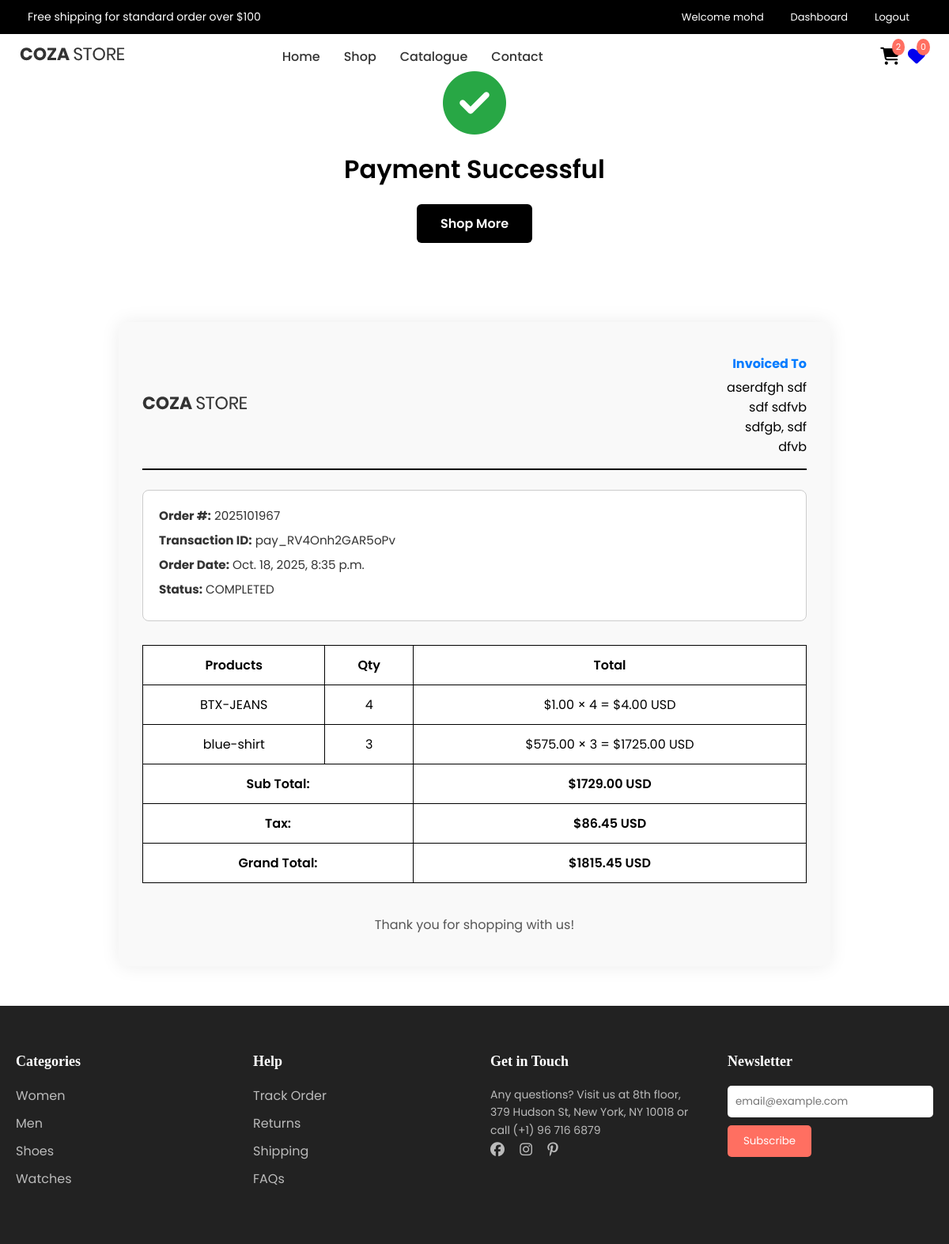
/accounts/order_detail/2025101967/ (signed in), run on the app's committed database.
### Accounts/models.py (models this page shows, shortened)
class Account(AbstractBaseUser):
    first_name=models.CharField(max_length=50)
    last_name=models.CharField( max_length=50)
    username = models.CharField(max_length=50, unique=True)
    email=models.EmailField(max_length=100, unique=True)
    phone_number = models.CharField(max_length=50)
    date_joined = models.DateTimeField(auto_now_add=True)
    last_login= models.DateTimeField(auto_now_add=True)
    is_admin= models.BooleanField(default=False)
    is_staff= models.BooleanField(default=False)
    is_active= models.BooleanField(default=False)
    is_superadmin= models.BooleanField(default=False)
    USERNAME_FIELD = 'email'
    REQUIRED_FIELDS=['username','first_name','last_name']
    objects = MyAccountManager()

### Orders/models.py (models this page shows, shortened)
class Order(models.Model):
    STATUS = (
        ('New', 'New'),
        ('Accepted', 'Accepted'),
        ('Completed', 'Completed'),
        ('Cancelled', 'Cancelled'),
    )
    user = models.ForeignKey(Account, on_delete=models.SET_NULL, null=True)
    payment = models.ForeignKey(Payment, on_delete=models.SET_NULL, blank=True, null=True)
    order_number = models.CharField(max_length=20)
    first_name = models.CharField(max_length=50)
    last_name = models.CharField(max_length=50)
    phone = models.CharField(max_length=15)
    email = models.EmailField(max_length=50)
    address_line_1 = models.CharField(max_length=50)
    address_line_2 = models.CharField(max_length=50, blank=True)
    country = models.CharField(max_length=50)
    state = models.CharField(max_length=50)
    city = models.CharField(max_length=50)
    order_note = models.CharField(max_length=100, blank=True)
    order_total = models.FloatField()
    tax = models.FloatField()
    status = models.CharField(max_length=10, choices=STATUS, default='New')
    ip = models.CharField(blank=True, max_length=20)
    is_ordered = models.BooleanField(default=False)
    created_at = models.DateTimeField(auto_now_add=True)
    updated_at = models.DateTimeField(auto_now=True)
    def full_name(self):
        return f'{self.first_name} {self.last_name}'
    def full_address(self):
        return f'{self.address_line_1} {self.address_line_2}'

class Payment(models.Model):
    user = models.ForeignKey(Account, on_delete=models.CASCADE)
    payment_id = models.CharField(max_length=100)
    payment_method = models.CharField(max_length=100)
    amount_paid = models.CharField(max_length=100) # this is the total amount paid
    status = models.CharField(max_length=100)
    created_at = models.DateTimeField(auto_now_add=True)

class OrderProduct(models.Model):
    order = models.ForeignKey(Order, on_delete=models.CASCADE)
    payment = models.ForeignKey(Payment, on_delete=models.SET_NULL, blank=True, null=True)
    user = models.ForeignKey(Account, on_delete=models.CASCADE)
    product = models.ForeignKey(Product, on_delete=models.CASCADE)
    quantity = models.IntegerField()
    product_price = models.FloatField()
    ordered = models.BooleanField(default=False)
    created_at = models.DateTimeField(auto_now_add=True)
    updated_at = models.DateTimeField(auto_now=True)
    def total_price(self):
        return self.product_price * self.quantity

### Store/models.py (models this page shows, shortened)
class Product(models.Model):
    product_name = models.CharField(max_length=200,unique=True)
    slug=models.SlugField(max_length=200, unique=True)
    product_description= models.TextField(max_length=500, blank=True)
    price = models.IntegerField()
    image = models.ImageField(upload_to='photos/products')
    stock = models.IntegerField()
    is_available =models.BooleanField(default=True)
    category = models.ForeignKey(Category, on_delete=models.CASCADE)
    sub_category = models.ForeignKey(SubCategory, on_delete=models.CASCADE, default=1)  # <-- default ensures migrations work
    created_date = models.DateTimeField(auto_now_add=True)
    modified_date = models.DateTimeField(auto_now=True)

### Accounts/views.py (the view)
# urls.py: path('order_detail/<int:order_id>/',order_detail, name='order_detail'),
@login_required(login_url='login')
def order_detail(request, order_id):
    order_detail = OrderProduct.objects.filter(order__order_number=order_id)
    order = Order.objects.get(order_number=order_id)
    subtotal = 0
    for i in order_detail:
        subtotal += i.product_price * i.quantity
    context = {
        'order_detail': order_detail,
        'order': order,
        'subtotal': subtotal,
    }
    return render(request, 'order_detail.html', context)

### Carts/context_processors.py (called while the page is built)
def counter(request):
    cart_count = 0
    if 'admin' in request.path:
        return {}
    try:
        if request.user.is_authenticated:
            cart_items = CartItem.objects.filter(user=request.user, is_active=True)
        else:
            cart = Cart.objects.filter(cart_id=_cart_id(request)).first()
            if cart:
                cart_items = CartItem.objects.filter(cart=cart, is_active=True)
            else:
                cart_items = []
        for item in cart_items:
            cart_count += item.quantity
    except Exception:
        cart_count = 0
    return dict(cart_count=cart_count)

### Category/context_processors.py (called while the page is built)
def menu_links(request):
    links = Category.objects.all()
    return dict(links=links)

### templates/order_detail.html (shortened to what this page needs)
{% extends 'basee.html' %}
{% load static %}
{% block content %}
<section class="success-section">
  <i class="fas fa-check-circle"></i>
  <h2>Payment Successful</h2>
  <a href="{% url 'store' %}" class="btn-shop">Shop More</a>
</section>
<div class="invoice-container">
  <div class="invoice-header">
    <div class="invoice-logo">
      <img src="{% static 'images/icons/logo-01.png' %}" alt="Invoice Logo">
    </div>
    <div class="invoice-to">
      <strong>Invoiced To</strong>
      <p>{{ order.full_name }}</p>
      <p>{{ order.full_address }}</p>
      <p>{{ order.city }}, {{ order.state }}</p>
      <p>{{ order.country }}</p>
    </div>
  </div>
  <div class="invoice-details">
    <ul>
      <li><strong>Order #:</strong> {{ order.order_number }}</li>
      <li><strong>Transaction ID:</strong> {{ order.payment.payment_id }}</li>
      <li><strong>Order Date:</strong> {{ order.created_at }}</li>
      <li><strong>Status:</strong> {{ order.payment.status }}</li>
    </ul>
  </div>
  <table class="invoice-table">
    <thead>
      <tr>
        <th>Products</th>
        <th>Qty</th>
        <th>Total</th>
      </tr>
    </thead>
    <tbody>
      {% for item in order_detail %}
      <tr>
        <td>
          {{ item.product.product_name }}
        </td>
        <td>{{ item.quantity }}</td>
        <td class="text-center">
    ${{ item.product_price|floatformat:2 }} × {{ item.quantity }} = ${{ item.total_price|floatformat:2 }} USD
</td>
      </tr>
      {% endfor %}
    </tbody>
    <tfoot>
      <tr>
        <th colspan="2" class="text-right">Sub Total:</th>
        <th>${{ subtotal|floatformat:2 }} USD</th>
      </tr>
      <tr>
        <th colspan="2" class="text-right">Tax:</th>
        <th>${{ order.tax|floatformat:2 }} USD</th>
      </tr>
      <tr>
        <th colspan="2" class="text-right">Grand Total:</th>
        <th>${{ order.order_total|floatformat:2 }} USD</th>
      </tr>
    </tfoot>
  </table>
  <div class="invoice-footer">
    <p>Thank you for shopping with us!</p>
  </div>
</div>
{% endblock %}

### templates/basee.html (shortened to what this page needs)
 {% load static %}
<!DOCTYPE html>
<html lang="en">
<head>
  <link rel="stylesheet" href="https://cdn.jsdelivr.net/npm/material-design-iconic-font@2.2.0/dist/css/material-design-iconic.min.css">
  <link rel="stylesheet" href="https://cdnjs.cloudflare.com/ajax/libs/font-awesome/6.4.2/css/all.min.css">
</head>
<body>
<header>
  <div class="container-menu-desktop">
    <div class="top-bar">
      <div class="content-topbar container">
        <div class="left-top-bar">Free shipping for standard order over $100</div>
        <div class="right-top-bar">
          {% if user.is_authenticated %}
            <a href="#">Welcome {{ user.first_name }}</a>
            <a href="{% url 'dashboard' %}">Dashboard</a>
            <a href="{% url 'logout' %}">Logout</a>
          {% else %}
            <a href="#">Welcome Guest</a>
            <a href="{% url 'login' %}">Sign In</a>
            <a href="{% url 'register' %}">Register</a>
          {% endif %}
        </div>
      </div>
    </div>
    <div class="wrap-menu-desktop">
      <nav class="limiter-menu-desktop container">
        <a href="#"><img src="{% static 'images/icons/logo-01.png' %}" alt="IMG-LOGO"></a>
        <div class="menu-desktop">
          <ul class="main-menu">
            <li><a href="{% url 'home' %}">Home</a></li>
            <li><a href="{% url 'store' %}">Shop</a></li>
            <li><a href="{% url 'catalogue' %}">Catalogue</a></li>
            <li><a href="{% url 'contact' %}">Contact</a></li>
          </ul>
        </div>
        <div class="wrap-icon-header">
          <div class="icon-header-item icon-header-noti js-show-cart" onclick="window.location.href='{% url 'cart' %}'" data-notify="2"><i class="fa-solid fa-cart-shopping"></i></div>
          <a href="#" class="icon-header-item icon-header-noti" data-notify="0"><i class="fa-solid fa-heart"></i></a>
        </div>
      </nav>
    </div>
  </div>
</header>
{% block content %}{% endblock %}
<footer>
  <div class="footer-container">
    <div>
      <h4>Categories</h4>
      <ul>
        <li><a href="#">Women</a></li>
        <li><a href="#">Men</a></li>
        <li><a href="#">Shoes</a></li>
        <li><a href="#">Watches</a></li>
      </ul>
    </div>
    <div>
      <h4>Help</h4>
      <ul>
        <li><a href="#">Track Order</a></li>
        <li><a href="#">Returns</a></li>
        <li><a href="#">Shipping</a></li>
        <li><a href="#">FAQs</a></li>
      </ul>
    </div>
    <div>
      <h4>Get in Touch</h4>
      <p>Any questions? Visit us at 8th floor, 379 Hudson St, New York, NY 10018 or call (+1) 96 716 6879</p>
      <div class="social-icons">
        <a href="#"><i class="fab fa-facebook"></i></a>
        <a href="#"><i class="fab fa-instagram"></i></a>
        <a href="#"><i class="fab fa-pinterest-p"></i></a>
      </div>
    </div>
    <div>
      <h4>Newsletter</h4>
      <form class="newsletter" id="newsletterForm">
        <input type="email" name="email" placeholder="email@example.com" required>
        <button type="submit">Subscribe</button>
      </form>
    </div>
  </div>
</footer>
</body>
</html>

### templates/basee.html (style rules this page uses)
* { margin: 0; padding: 0; box-sizing: border-box; font-family: "Poppins", sans-serif; }
body { margin: 0; font-family: 'Poppins', sans-serif; }
header { width: 100%; z-index: 999; }
.container { max-width: 1150px; margin: 0 auto; padding: 0 10px; }
.container-menu-desktop { display: flex; flex-direction: column; z-index: 999; position: sticky; top: 0; }
.top-bar { color: #fff; background: #000; font-size: 14px; padding: 11px 0; position: fixed; top: 0; left: 0; width: 100%; z-index: 1000; }
.top-bar .content-topbar { display: flex; justify-content: space-between; align-items: center; }
.right-top-bar a { text-decoration: none; color: #ffffff; padding: 0 15px; font-size: 13px; }
.wrap-menu-desktop { position: fixed; top: 40px; left: 0; width: 100%; background: transparent; z-index: 999; transition: background 0.3s, box-shadow 0.3s; }
.limiter-menu-desktop { display: flex; justify-content: space-between; align-items: center; padding: 15px 0; }
.main-menu { list-style: none; display: flex; margin-right: 223px; padding: 0; }
.main-menu li { margin: 0 15px; }
.main-menu a { text-decoration: none; font-weight: 500; color: #333; transition: 0.3s; }
.wrap-icon-header { display: flex; align-items: center; }
.icon-header-item { font-size: 22px; margin: 0 5px; cursor: pointer; position: relative; }
.icon-header-noti::after { content: attr(data-notify); position: absolute; top: -6px; right: -6px; background: #ff6f61; color: #fff; font-size: 11px; border-radius: 50%; padding: 2px 5px; }
footer { background: #222; color: #fff; padding: 60px 20px; }
footer h4 { font-family: 'PlayfairDisplay-Bold'; font-size: 18px; margin-bottom: 20px; }
footer a { color: #bbb; text-decoration: none; transition: 0.3s; }
footer ul { list-style: none; padding: 0; margin: 0; }
footer ul li { margin-bottom: 10px; }
footer p { color: #bbb; font-size: 14px; line-height: 1.6; }
.footer-container { display: grid; grid-template-columns: repeat(auto-fit, minmax(220px, 1fr)); gap: 40px; max-width: 1200px; margin: 0 auto; }
.social-icons a { font-size: 18px; margin-right: 15px; color: #bbb; }
.newsletter input { width: 100%; padding: 10px; margin-bottom: 10px; border-radius: 5px; border: none; outline: none; }
.newsletter button { padding: 10px 20px; border: none; border-radius: 5px; background: #ff6f61; color: #fff; cursor: pointer; transition: 0.3s; }

### templates/order_detail.html (style rules this page uses)
body { font-family: 'Poppins', sans-serif; background-color: #fff; color: #000; margin: 0; padding: 0; }
.invoice-container { background-color: #f9f9f9; width: 90%; max-width: 900px; margin: 50px auto; padding: 40px 30px; border-radius: 12px; box-shadow: 0 0 25px rgba(0, 0, 0, 0.08); }
.invoice-header { display: flex; justify-content: space-between; align-items: center; flex-wrap: wrap; border-bottom: 2px solid #000; padding-bottom: 15px; }
.invoice-header img { max-height: 45px; filter: none; }
.invoice-to { text-align: right; }
.invoice-to strong { display: block; margin-bottom: 5px; color: #007bff; }
.invoice-details { background: #fff; border: 1px solid #ccc; border-radius: 8px; padding: 20px; margin-top: 25px; }
.invoice-details ul { list-style: none; padding: 0; margin: 0; }
.invoice-details li { margin-bottom: 8px; font-size: 0.95rem; color: #333; }
.invoice-table { width: 100%; border-collapse: collapse; margin-top: 30px; }
.invoice-table th, .invoice-table td { border: 1px solid #000; padding: 12px; text-align: center; }
.invoice-table th { background-color: #ffffffff; color: #000000ff; font-weight: 600; }
.invoice-table td { background-color: #fff; }
.invoice-table tfoot th { background-color: #ffffffff; color: #000000ff; }
.invoice-footer { text-align: center; margin-top: 40px; font-size: 1rem; color: #555; }
.success-section { text-align: center; padding: 50px 20px; margin-top: 40px; }
.success-section i { font-size: 80px; color: #28a745; margin-bottom: 20px; }
.success-section h2 { font-size: 2rem; font-weight: 600; margin-bottom: 20px; }
.btn-shop { display: inline-block; background: #000; color: #fff; padding: 12px 30px; border-radius: 6px; font-weight: 600; text-decoration: none; transition: all 0.3s ease; }

### data on the page
Account: first_name "mohd"
Order: full_name "aserdfgh sdf", full_address "sdf sdfvb", city "sdfgb", state "sdf", country "dfvb", order_number "2025101967", payment.payment_id "pay_RV4Onh2GAR5oPv", created_at "Oct. 18, 2025, 8:35 p.m.", payment.status "COMPLETED", tax "86.45", order_total "1815.45"
OrderProduct: product.product_name "BTX-JEANS", quantity "4", product_price "1.00", total_price "4.00"
OrderProduct: product.product_name "blue-shirt", quantity "3", product_price "575.00", total_price "1725.00"

### other printed values
{{ subtotal|floatformat:2 }} "1729.00"
